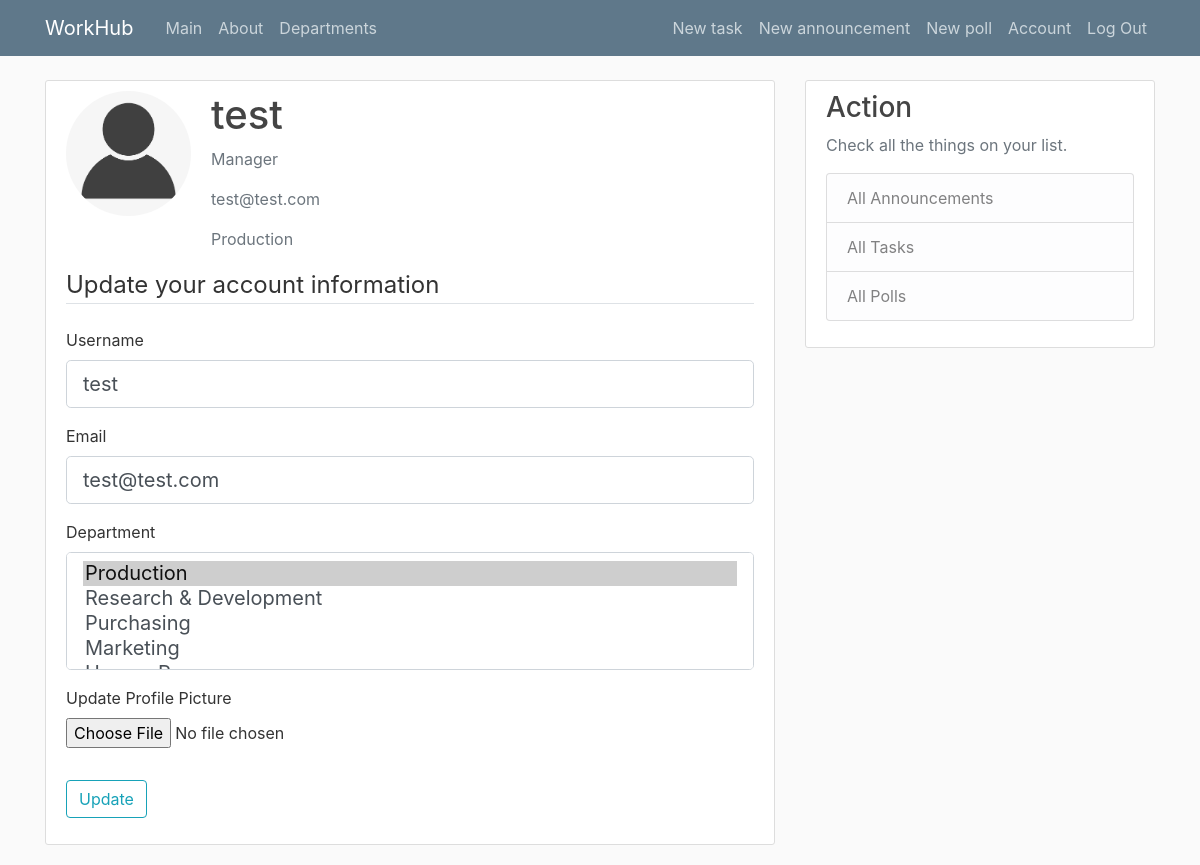
Page /account (signed in) on the earlier database version.
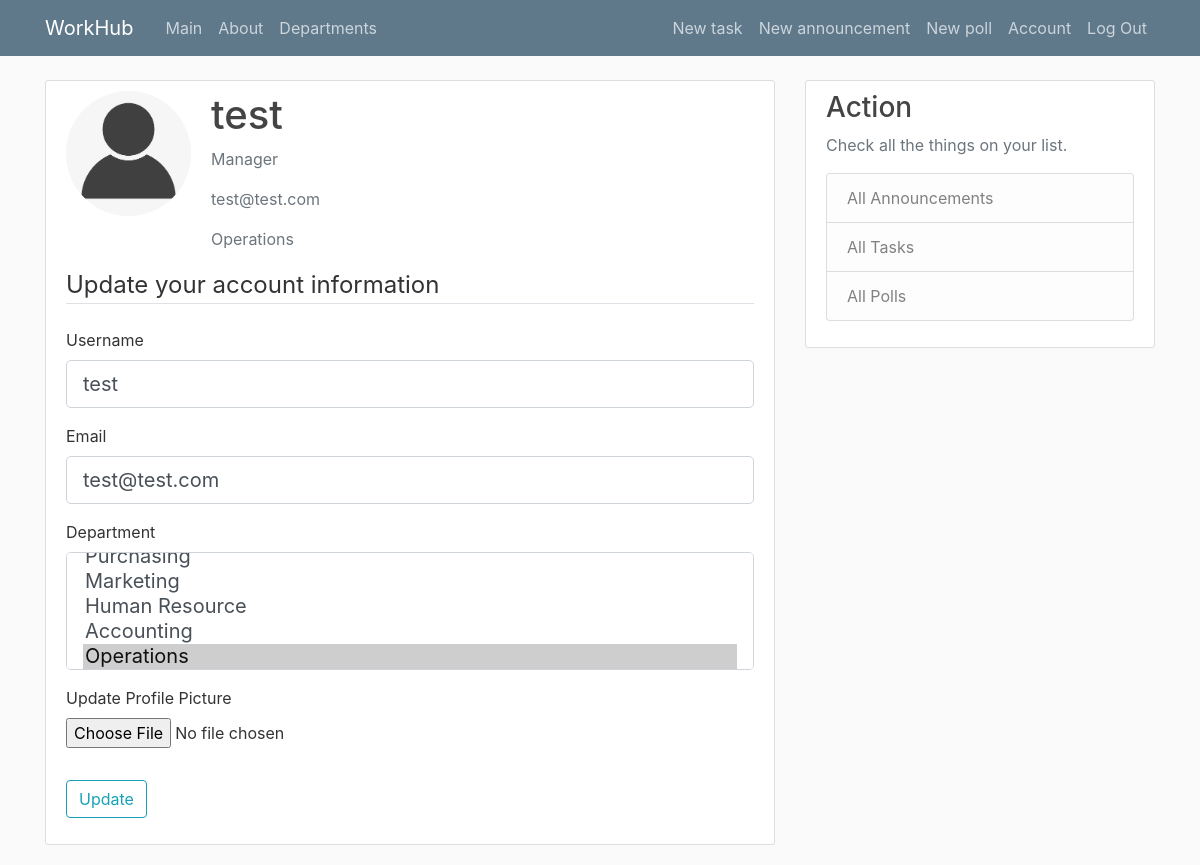
Same page on the later database version.
### scheduler/models.py (models this page shows, shortened)
class User(db.Model, UserMixin):
    id = db.Column(db.Integer, primary_key=True)
    username = db.Column(db.String(20), unique=True, nullable=False)
    email = db.Column(db.String(120), unique=True, nullable=False)
    is_manager = db.Column(db.Boolean, nullable=False)
    dept = db.Column(db.String(60), nullable=False)
    image_file = db.Column(db.String(20), nullable=False, default='default.jpg')
    password = db.Column(db.String(60), nullable=False)
    announcement = db.relationship('Announcement', backref='author', lazy=True)
    poll = db.relationship('Poll', backref='author', lazy=True)
    task = db.relationship('Task', backref='author', lazy=True)

### scheduler/routes.py (the view)
@app.route("/account", methods=['GET', 'POST'])
@login_required
def account():
	form = UpdateAccountForm()
	if form.validate_on_submit():
		if form.picture.data:
			picture_file = save_picture(form.picture.data)
			current_user.image_file = picture_file
		current_user.username = form.username.data
		current_user.email    = form.email.data
		current_user.dept = form.dept.data
		db.session.commit()
		flash('your account has been update','success')
		return redirect(url_for('account'))
	elif request.method == 'GET':
		form.username.data = current_user.username
		form.email.data = current_user.email
		form.dept.data = current_user.dept
	image_file = url_for('static', filename = 'profile_pics/' + current_user.image_file)
	return render_template('account.html', title='Account',
								image_file = image_file, form = form)

### scheduler/forms.py (shortened to what this page needs)
class UpdateAccountForm(FlaskForm):
	username = StringField('Username', validators =
					[DataRequired(),Length(min = 2, max = 20) ])
	email = StringField('Email', validators =
					[DataRequired(), Email() ])
	dept = SelectMultipleField('Department', [DataRequired()],
						choices=[('Production', 'Production'),
                                 ('RaD', 'Research & Development'),
                                 ('Purchasing', 'Purchasing'),
                                 ('Marketing', 'Marketing'),
                                 ('HR', 'Human Resource'),
                                 ('Accounting', 'Accounting'),
                                 ('Operations', 'Operations')])
	picture = FileField('Update Profile Picture', validators = [FileAllowed(['jpg','png'])])
	submit = SubmitField('Update')

### scheduler/models.py (called while the page is built)
@login_manager.user_loader
def load_user(user_id):
    return User.query.get(int(user_id))

### scheduler/templates/account.html (shortened to what this page needs)
{% extends "layout.html" %}
{% block content %}
    <div class="content-section">
      <div class="media">
        <img class="rounded-circle account-img" src= "{{ image_file }}" >
        <div class="media-body">
          <h2 class="account-heading">{{ current_user.username}}</h2>
          <p class="text-secondary">
            {% if current_user.is_manager %}
                Manager
            {% else %}
                Employee
            {% endif %}
          </p>
          <p class="text-secondary">{{current_user.email}}</p>
          <p class="text-secondary">
            {% if current_user.dept == 'RaD' %}
                Research & Development
            {% elif current_user.dept == 'HR' %}
                Human Resource
            {% else %}
                {{current_user.dept}}
            {% endif %}
          </p>
        </div>
      </div>
             <form method="POST" action="" enctype="multipart/form-data">
            <fieldset class="form-group">
                <legend class="border-bottom mb-4">Update your account information</legend>
                <div class="form-group">
                    {{ form.username.label(class="form-control-label") }}
                    {% if form.username.errors %}
                        {{ form.username(class="form-control form-control-lg is-invalid") }}
                        <div class="invalid-feedback">
                            {% for error in form.username.errors %}
                                <span>{{ error }}</span>
                            {% endfor %}
                        </div>
                    {% else %}
                        {{ form.username(class="form-control form-control-lg") }}
                    {% endif %}
                </div>
                <div class="form-group">
                    {{ form.email.label(class="form-control-label") }}
                    {% if form.email.errors %}
                        {{ form.email(class="form-control form-control-lg is-invalid") }}
                        <div class="invalid-feedback">
                            {% for error in form.email.errors %}
                                <span>{{ error }}</span>
                            {% endfor %}
                        </div>
                    {% else %}
                        {{ form.email(class="form-control form-control-lg") }}
                    {% endif %}
                </div>
                <div class="form-group">
                    {{ form.dept.label(class="form-control-label") }}
                    {% if form.dept.errors %}
                        {{ form.dept(class="form-control form-control-lg is-invalid") }}
                        <div class="invalid-feedback">
                            {% for error in form.role.errors %}
                                <span>{{ error }}</span>
                            {% endfor %}
                        </div>
                    {% else %}
                        {{ form.dept(class="form-control form-control-lg") }}
                    {% endif %}
                </div>
                <div class="form-group">
                    {{ form.picture.label() }}
                    {{ form.picture( class = "form-control-file") }}
                </div>
            </fieldset>
            <div class="form-group">
                {{ form.submit(class="btn btn-outline-info") }}
            </div>
        </form>
    </div>
{% endblock content %}

Differences in the rows shown:
changed User "test": dept "Production" → "Operations"; dept "Production ☑ / Research & Development / Purchasing / Marketing" → "Marketing / Human Resource / Accounting / Operations ☑"
